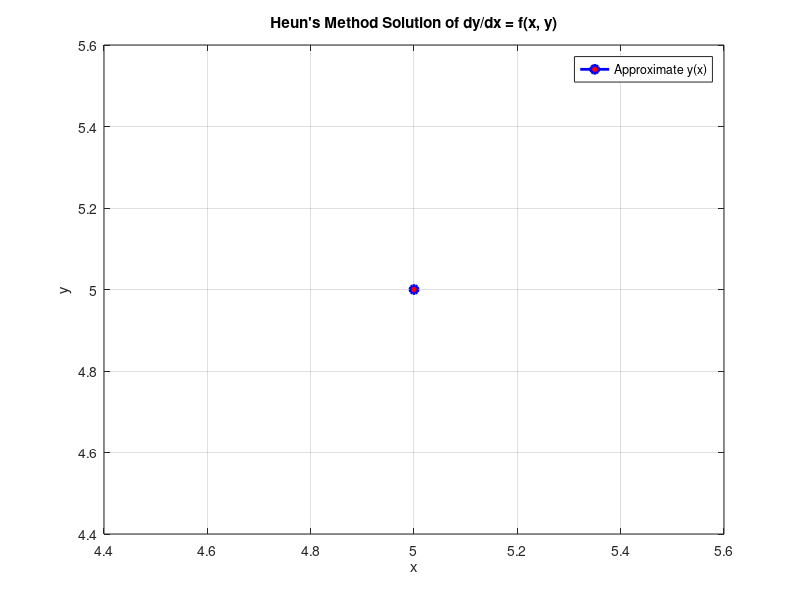

This figure's MATLAB source:
% Heun's Method to solve dy/dx = f(x, y)

% Input
f = input('Enter the function dy/dx = f(x, y) as @(x, y): ');
x0 = input('Enter initial x (x0): ');
y0 = input('Enter initial y (y0): ');
h  = input('Enter step size h: ');
xn = input('Enter final x (xn): ');

% Number of steps
n = (xn - x0)/h;

% Arrays to store x and y values
x_vals = x0:h:xn;
y_vals = zeros(1, length(x_vals));
y_vals(1) = y0;

% Heun's Method loop
fprintf('\nStep\t x\t\t y\n');
fprintf('-----------------------------\n');
for i = 1:n
    x = x_vals(i);
    y = y_vals(i);
    
    y_pred = y + h * f(x, y);                           % Euler prediction
    y_corr = y + (h/2) * (f(x, y) + f(x + h, y_pred));  % Heun correction
    
    y_vals(i + 1) = y_corr;
    
    fprintf('%d\t %.6f\t %.6f\n', i-1, x, y);
end

% Final output
fprintf('\nApproximate value of y at x = %.4f is %.6f\n', xn, y_vals(end));

% Plotting
plot(x_vals, y_vals, 'b-o', 'LineWidth', 2, 'MarkerFaceColor', 'r');
xlabel('x')
ylabel('y')
title('Heun''s Method Solution of dy/dx = f(x, y)')
grid on
legend('Approximate y(x)')
